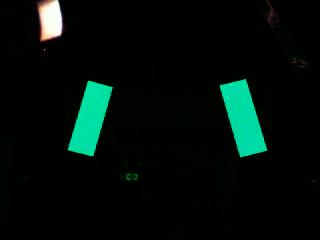
#> input picture vision/2019 DEEP SPACE/kickoff/CargoSideStraightDark36in.jpg, 320 x 240 px, found by its file name
$ jupyter execute 'Working with Sample Images.ipynb'   (shell and % lines are left out)   (older library calls are emulated)
#> lines starting #> are read from the running program, lines starting #| are printed output that depends on the picture; after the words box and inside, x2 and y2 are one past the last pixel; in counts of white or black regions, pixels touching at a corner belong together
# Working With Sample Images

Some useful techniques to get you started.

[cell 1]
import cv2
from matplotlib import pyplot as plt
import numpy as np
from pathlib import Path

You should be able to copy this `load_image` function into your own notebooks and load the shared sample images.

[cell 2]
def load_image(image):
#> called with image = 'CargoSideStraightDark36in.jpg'
    home = str(Path.home())
    path = "{}/notebooks/strykeforce/vision/2019 DEEP SPACE/kickoff/{}".format(home, image)
    return cv2.imread(path)
#> returned value is the input picture: shape (240, 320, 3); mean B, G, R 11.4, 15.1, 3.7

## Display Camera Image
OpenCV loads images in BGR order, we convert to RGB so colors look right on our display.

[cell 3]
image = load_image("CargoSideStraightDark36in.jpg")
plt.imshow(cv2.cvtColor(image, cv2.COLOR_BGR2RGB))

## Display Mask of In-Range Pixels
These are pixels that have a HSV value between `hsv_lower` and `hsv_upper`.

[cell 4]
hsv_lower = (80, 100, 100)
hsv_upper = (100, 255, 255)

hsv = cv2.cvtColor(image, cv2.COLOR_BGR2HSV)
#> hsv: shape (240, 320, 3); mean H, S, V 30.3, 100.9, 15.6
mask = cv2.inRange(hsv, hsv_lower, hsv_upper)
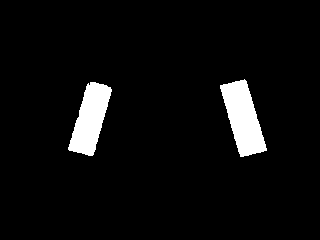
#> mask: shape (240, 320); 5.1% white; 2 white regions
plt.imshow(mask)

## Display Contours
Find and display the two largest contours in red.

[cell 5]
_, contours, _ = cv2.findContours(mask.copy(), cv2.RETR_LIST, cv2.CHAIN_APPROX_SIMPLE)
#> contours = 2 contours; box (x1, y1, x2, y2) and area: (220, 79, 267, 157) 1970, (68, 82, 112, 156) 1766
sorted_contours = sorted(contours, key = cv2.contourArea, reverse = True)
#> sorted_contours has the same summary as contours
cv2.drawContours(image, sorted_contours[:2], -1, (0, 0, 255), 2)
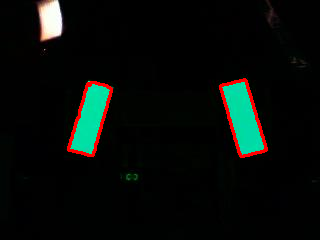
#> image: shape (240, 320, 3); 1.73% of pixels changed, all inside (x1, y1, x2, y2) = (67, 78, 268, 158)
plt.imshow(cv2.cvtColor(image, cv2.COLOR_BGR2RGB))
